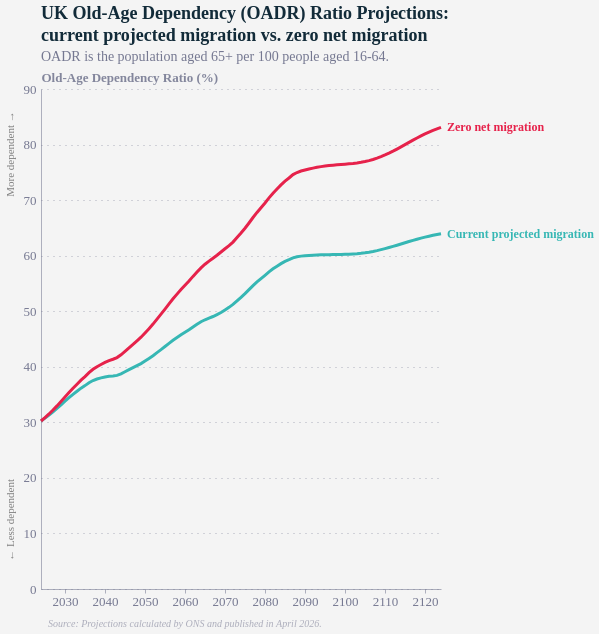

Specify this chart in Vega-Lite:
### Vega-Lite specification from a JSON file in a GitHub repository (floating-point values rounded to 4 significant figures; data arrays with more than 128 entries replaced by an {"elided": "..."} marker saying what was removed)
{"config": {"font": "Circular Std", "background": "#f4f4f4", "text": {"color": "#676A86", "align": "left", "baseline": "middle", "dx": 7, "dy": 0, "fontSize": 12}, "view": {"stroke": null, "continuousWidth": 420, "continuousHeight": 340, "discreteWidth": 420, "discreteHeight": 340}, "range": {"category": ["#36B7B4", "#E6224B", "#F4C245", "#0063AF", "#00A767", "#179FDB", "#EB5C2E", "#5C267B", "#122B39"], "diverging": ["#E6224B", "#E54753", "#C9C9C9", "#179FDB", "#122B39"], "heatmap": ["#C9C9C9", "#179FDB", "#0063AF", "#122B39"], "ordinal": ["#00A767", "#36B7B4", "#179FDB", "#0063AF", "#243B5A"]}, "bar": {"color": "#179fdb"}, "line": {"color": "#e6224b", "strokeWidth": 3}, "rule": {"color": "#676A86"}, "area": {"opacity": 0.3}, "point": {"filled": true, "size": 90, "color": "#e6224b", "opacity": 0.95}, "geoshape": {"stroke": "#f4f4f4", "strokeWidth": 0.3}, "rect": {"fill": "#d6d4d4", "opacity": 0.3}, "axis": {"labelColor": "#676A86", "labelFontSize": 13, "labelFont": "Circular Std", "labelOpacity": 0.9, "tickColor": "#676A86", "tickOpacity": 0.5, "domainColor": "#676A86", "domainOpacity": 0.5, "gridColor": "#676A86", "gridDash": [2, 2], "gridOpacity": 0.5, "title": null, "titleColor": "#676A86", "titleFontSize": 13, "titleOpacity": 0.8, "tickSize": 4}, "axisXDiscrete": {"grid": false, "labelAngle": 0, "tickCount": 10, "tickOpacity": 0.5, "title": null}, "axisYDiscrete": {"ticks": false, "labelPadding": 5}, "axisXTemporal": {"grid": false, "ticks": true}, "axisXQuantitative": {"grid": false}, "axisYQuantitative": {"gridColor": "#676A86", "gridDash": [1, 5], "gridOpacity": 0.5, "ticks": false, "labelPadding": 5, "tickCount": 8, "titleAngle": 0, "titleAlign": "left", "titleBaseline": "bottom", "titleX": 0, "titleY": -5}, "title": {"color": "#122b39", "subtitleColor": "#676A86E6", "font": "Circular Std", "subtitleFont": "Circular Std", "anchor": "start", "fontSize": 18, "fontWeight": "bold", "lineHeight": 22, "subtitleFontSize": 14, "subtitlePadding": 5, "offset": 12, "frame": "group"}, "legend": {"titleColor": "#122b39", "title": null, "labelColor": "#122b39", "labelFontSize": 13}}, "layer": [{"layer": [{"data": {"name": "data-0e873c7d1abefd5e04f7142b19b8eb7f"}, "mark": {"type": "text", "align": "center", "angle": 270, "baseline": "middle", "color": "gray", "dx": -60, "dy": -30, "fontSize": 11}, "encoding": {"text": {"field": "text", "type": "nominal"}, "x": {"field": "x", "scale": {"domain": ["2024", "2124"]}, "type": "temporal"}, "y": {"field": "y", "type": "quantitative"}}}, {"data": {"name": "data-0a78d20d4e7ad9db59e87c1a3903ef64"}, "mark": {"type": "line", "strokeWidth": 3}, "encoding": {"color": {"field": "Variant", "legend": null, "type": "nominal"}, "tooltip": [{"field": "Time", "type": "nominal"}, {"field": "Value", "type": "quantitative"}, {"field": "Variant", "type": "nominal"}], "x": {"field": "Time", "scale": {"domain": ["2024", "2124"]}, "title": null, "type": "temporal"}, "y": {"field": "Value", "title": "Old-Age Dependency Ratio (%)", "type": "quantitative"}}}, {"data": {"name": "data-68f8bc2d61e48f9db59e5da54227bb0a"}, "mark": {"type": "text", "align": "left", "baseline": "middle", "dx": 6, "fontSize": 12, "fontWeight": "bold"}, "encoding": {"color": {"field": "Variant", "legend": null, "type": "nominal"}, "text": {"field": "Variant", "type": "nominal"}, "x": {"field": "Time", "scale": {"domain": ["2024", "2124"]}, "type": "temporal"}, "y": {"field": "Value", "type": "quantitative"}}}], "title": {"text": ["UK Old-Age Dependency (OADR) Ratio Projections:", "current projected migration vs. zero net migration"], "offset": 7, "subtitle": "OADR is the population aged 65+ per 100 people aged 16-64. "}}, {"data": {"name": "data-4e096b96057461b97b9b89b05fd72f13"}, "mark": {"type": "text", "align": "left", "baseline": "top", "color": "#676A8680", "fontSize": 10, "fontStyle": "italic", "lineBreak": "\n", "yOffset": 30}, "encoding": {"text": {"field": "_source", "type": "nominal"}, "x": {"value": 0}, "y": {"value": "height"}}}], "height": 500, "width": 400, "$schema": "https://vega.github.io/schema/vega-lite/v6.4.1.json", "datasets": {"data-0e873c7d1abefd5e04f7142b19b8eb7f": [{"x": "2024", "y": 89.1, "text": "More dependent →"}, {"x": "2024", "y": 23.24, "text": "← Less dependent"}], "data-0a78d20d4e7ad9db59e87c1a3903ef64": {"elided": "202 records"}, "data-68f8bc2d61e48f9db59e5da54227bb0a": [{"Time": "2124", "Value": 63.94, "Variant": "Current projected migration"}, {"Time": "2124", "Value": 83.1, "Variant": "Zero net migration"}], "data-4e096b96057461b97b9b89b05fd72f13": [{"_source": "Source: Projections calculated by ONS and published in April 2026."}]}}
